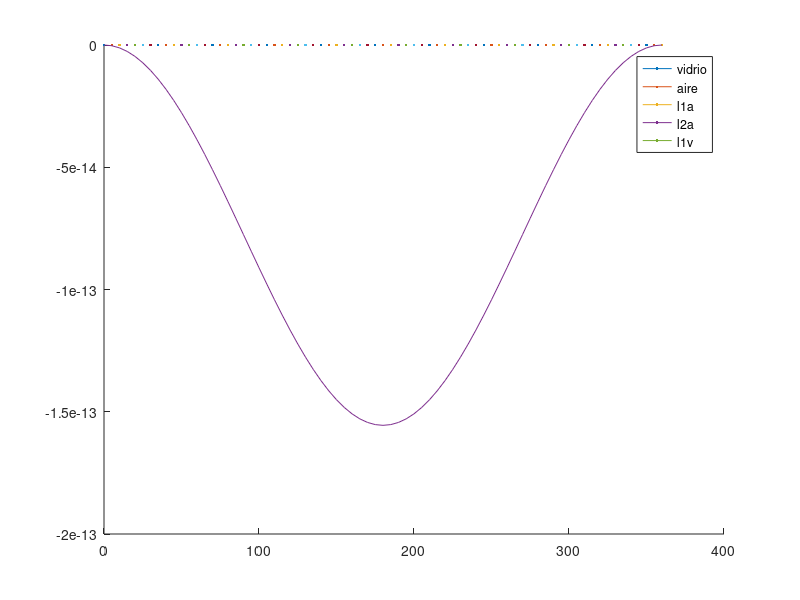
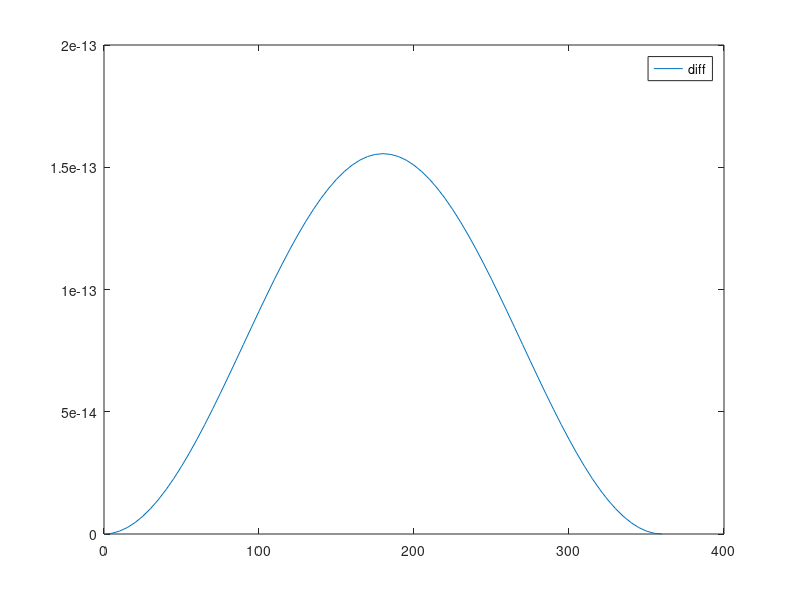
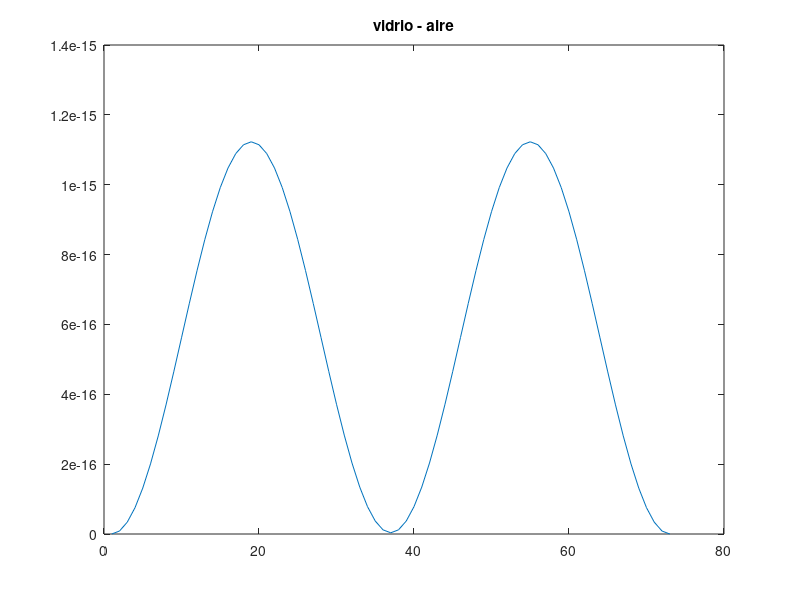
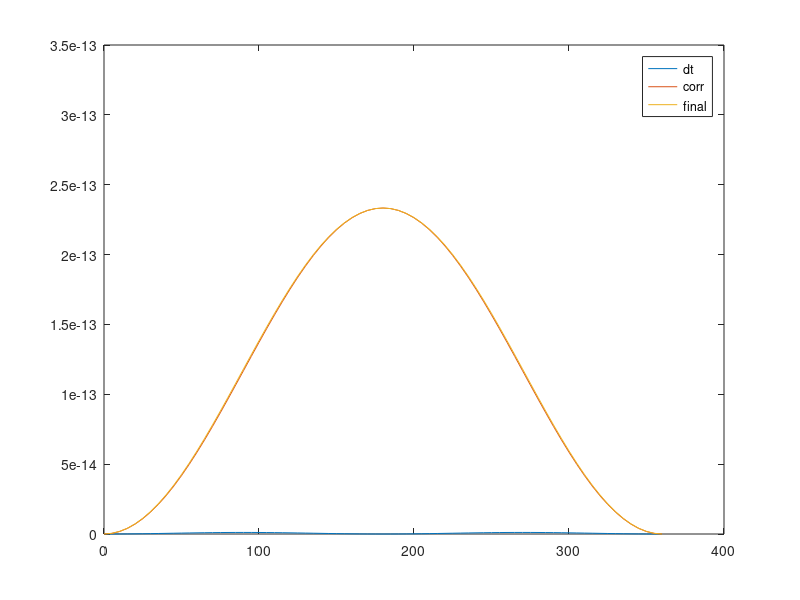

These charts were generated, in order, by the following MATLAB code:
% simulacion a angulo variable

L = 0.58;
v = 350e3;
c = 3e8;
lambda = 532e-9;
tiempo2franjas = c/lambda;

n_vidrio = 1.52;
n_aire = 1.005;

theta_deg = (0:5:360);
theta = theta_deg*pi/180;

k_theta_vidrio = (sqrt(1 - (v*sin(theta)/(c*n_vidrio)).^2)).^(-1);
k_theta_aire   = (sqrt(1 - (v*sin(theta)/(c*n_aire  )).^2)).^(-1);

g_theta = (sqrt(1-(v*cos(theta)/c).^2)).^(-1);

c_theta_aire   = ((k_theta_aire  *n_aire  )/c).^(-1) - v*cos(theta)./(k_theta_aire  *n_aire  ).^2;
c_theta_vidrio = ((k_theta_vidrio*n_vidrio)/c).^(-1) - v*cos(theta)./(k_theta_vidrio*n_vidrio).^2;

t_theta_aire   = g_theta.^(-1).*(c_theta_aire  /L).^(-1);
t_theta_vidrio = g_theta.^(-1).*(c_theta_vidrio/L).^(-1);

t_theta_aire   = t_theta_aire-t_theta_aire(1);
t_theta_vidrio = t_theta_vidrio - t_theta_vidrio(1);

delta_t = t_theta_vidrio - t_theta_aire;
% delta_t=delta_t-delta_t(1);

sint3 = (k_theta_vidrio*n_vidrio).^2/n_aire * (v/c) .* sin(theta);
theta3 = asin(sint3);
theta1 = asin(v/c);

L1 = 0.02;
L2 = 0.05;



theta90 = theta+pi/2;
k_theta_aire90   = (sqrt(1 - (v*sin(theta90)/(c*n_aire  )).^2)).^(-1);
g_theta90 = (sqrt(1-(v*cos(theta90)/c).^2)).^(-1);
c_theta_aire90   = ((k_theta_aire90  *n_aire  )/c).^(-1) - v*cos(theta90)./(k_theta_aire90  *n_aire  ).^2;

TL1a = g_theta.^(-1).*(c_theta_aire  /L1).^(-1);
TL1a = L1*cos(theta1).^(-1)/c;
TL2a = L2*cos(theta1).^-1*c_theta_aire.^(-1);
TL1v = cos(theta3).^(-1)*L1.*c_theta_aire.^(-1);

TL1a = TL1a-TL1a(1);
TL2a = TL2a-TL2a(1);
TL1v = TL1v-TL1v(1);

figure
hold on
% plot(theta_deg, t_theta_vidrio,'o')
% plot(theta_deg, t_theta_aire,'.')

plot(theta_deg, TL1a)
% plot(theta_deg, TL2a)
plot(theta_deg, TL1v)
legend('vidrio','aire','l1a','l2a','l1v')

figure
plot(theta_deg, TL1a-TL1v)
legend('diff')
% return

figure
plot(t_theta_vidrio-t_theta_aire)
title('vidrio - aire')

correccion = TL1v-(TL1a+TL2a);
% correccion = correccion - correccion(1);

figure
plot(theta_deg, delta_t)
hold on
plot(theta_deg, correccion)
plot(theta_deg, delta_t+correccion)
legend('dt','corr','final')


